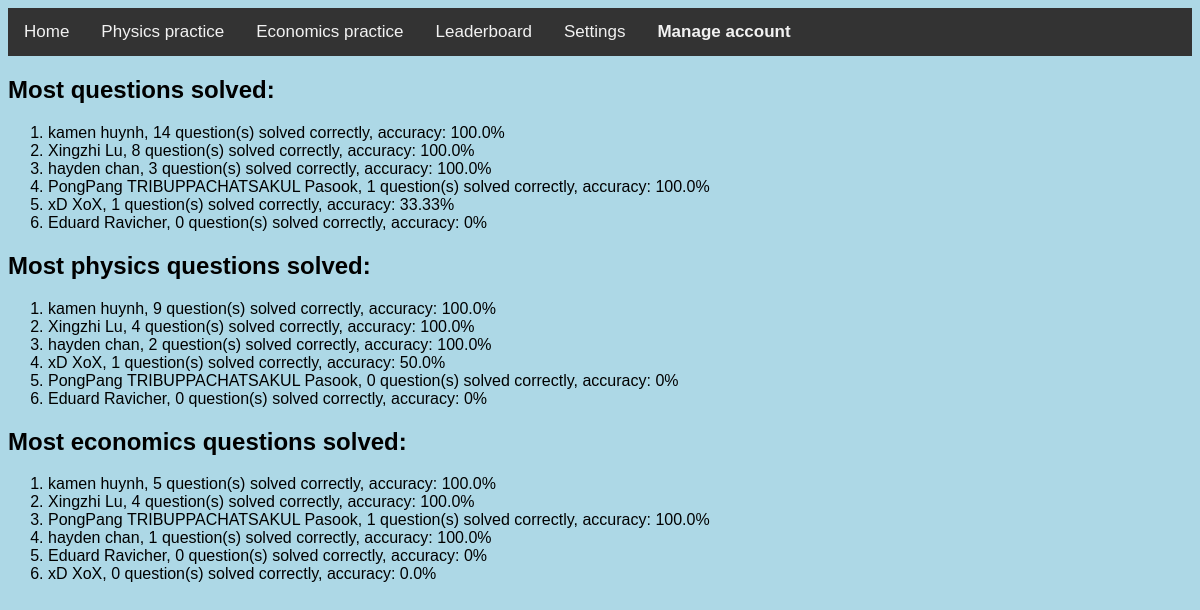
Page /leaderboard/ on the committed database.
### MCQ/models.py (models this page shows, shortened)
class Record(models.Model):
    username = models.CharField(max_length=255)
    physics = models.CharField(default='0' * 4095, max_length=4095)
    economics = models.CharField(default='0' * 4095, max_length=4095)
    currentphys = models.IntegerField(default=0)
    currentecon = models.IntegerField(default=0)
    physsolved = models.IntegerField(default=0)
    econsolved = models.IntegerField(default=0)
    physwrong = models.IntegerField(default=0)
    econwrong = models.IntegerField(default=0)
    biolsolved = models.IntegerField(default=0)
    chemsolved = models.IntegerField(default=0)
    biolwrong = models.IntegerField(default=0)
    chemwrong = models.IntegerField(default=0)
    totalsolved = models.IntegerField(default=0)
    totalwrong = models.IntegerField(default=0)
    physlast = models.DateTimeField(default='2024-06-09 00:00:00+00:00')
    econlast = models.DateTimeField(default='2024-06-09 00:00:00+00:00')
    ovrlast = models.DateTimeField(default='2024-06-09 00:00:00+00:00')
    official = models.BooleanField(default=False)
    yeargroup = models.CharField(max_length=255, default='Not assigned')
    yearselected = models.CharField(default='1' * 4095, max_length=4095)

### MCQ/views.py (the view)
# urls.py: path('leaderboard/', views.leaderboard, name='leaderboard'),
def leaderboard(request):
    top10ovr, top10phys, top10econ = [], [], []
    for i in Record.objects.all().order_by('-totalsolved', 'totalwrong', 'ovrlast')[:10]:
        top10ovr.append([getname(i.username), acccalc(i.totalsolved, i.totalwrong), i.totalsolved])
    for i in Record.objects.all().order_by('-physsolved', 'physwrong', 'physlast')[:10]:
        top10phys.append([getname(i.username), acccalc(i.physsolved, i.physwrong), i.physsolved])
    for i in Record.objects.all().order_by('-econsolved', 'econwrong', 'econlast')[:10]:
        top10econ.append([getname(i.username), acccalc(i.econsolved, i.econwrong), i.econsolved])
    if request.user.username == '':
        name = 'visitor'
    else:
        name = f'{request.user.first_name} {request.user.last_name}'
    context = {
        'name': name,
        'top10ovr': top10ovr,
        'top10phys': top10phys,
        'top10econ': top10econ
    }
    return render(request, 'leaderboard.html', context)

### MCQ/views.py (called while the page is built)
def getname(username):
    user = User.objects.filter(username=username).all()[0]
    return f'{user.first_name} {user.last_name}'

def acccalc(correct, wrong):
    try:
        acc = correct/(correct+wrong)*100
    except ZeroDivisionError:
        acc = 0
    return f'{round(acc, 2)}%'

### templates/leaderboard.html (shortened to what this page needs)
{% extends 'base.html' %}
{% block content %}
    <h2>Most questions solved:</h2>
    <ol>
    {% for name, acc, count in top10ovr %}
        <li>{{ name }}, {{ count }} question(s) solved correctly, accuracy: {{ acc }}</li>
    {% endfor %}
    </ol>
    <h2>Most physics questions solved:</h2>
    <ol>
    {% for name, acc, count in top10phys %}
        <li>{{ name }}, {{ count }} question(s) solved correctly, accuracy: {{ acc }}</li>
    {% endfor %}
    </ol>
    <h2>Most economics questions solved:</h2>
    <ol>
    {% for name, acc, count in top10econ %}
        <li>{{ name }}, {{ count }} question(s) solved correctly, accuracy: {{ acc }}</li>
    {% endfor %}
    </ol>
{% endblock %}

### templates/base.html (shortened to what this page needs)
<!DOCTYPE html>
<html>
<head>
    {% load static %}
    <link href={% static 'css/main.css' %} rel="stylesheet">
</head>
<body>
<div class="topnav">
    <a href="/">Home</a>
    <a href="/practice/physics">Physics practice</a>
    <a href="/practice/economics">Economics practice</a>
    <a href="/leaderboard">Leaderboard</a>
    <a href="/settings">Settings</a>
    <b><a href="/account">Manage account</a></b>
</div>
{% block content %}
{% endblock %}
</body>
</html>

### files/css/main.css (style rules this page uses)
body { background-color: lightblue; font-family: Arial; }
.topnav { background-color: #333; overflow: hidden; }
.topnav a { float: left; color: #f2f2f2; text-align: center; padding: 14px 16px; text-decoration: none; font-size: 17px; }

### rows in the picture
Record: username "hayden chan", totalsolved "3", acc "100.0%", physsolved "2"

### other values in the picture
{{ name }} "kamen huynh" "Xingzhi Lu" "PongPang TRIBUPPACHATSAKUL Pasook" "xD XoX" "Eduard Ravicher"
{{ count }} "14" "8" "1" "1" "0"
{{ acc }} "100.0%" "100.0%" "100.0%" "33.33%" "0%"
{{ name }} "kamen huynh" "Xingzhi Lu" "xD XoX" "PongPang TRIBUPPACHATSAKUL Pasook" "Eduard Ravicher"
{{ count }} "9" "4" "1" "0" "0"
{{ acc }} "100.0%" "100.0%" "50.0%" "0%" "0%"
{{ name }} "kamen huynh" "Xingzhi Lu" "PongPang TRIBUPPACHATSAKUL Pasook" "hayden chan" "Eduard Ravicher" "xD XoX"
{{ count }} "5" "4" "1" "1" "0" "0"
{{ acc }} "100.0%" "100.0%" "100.0%" "100.0%" "0%" "0.0%"
